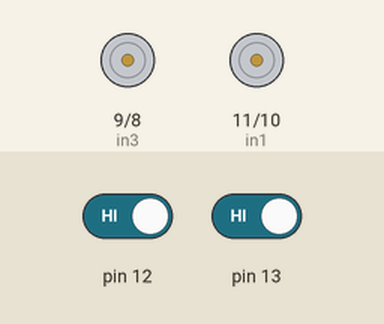
Bench run of a sketch on a simulated Arduino Uno, built with avr-gcc and run on an emulated ATmega328P. Parts: motor-driver pin pairs drawn as motors (green arrow = first pin HIGH = forward, orange = second pin HIGH = backward, longer = more drive). The test bench sets the inputs (shaded band); at power-on: pin 12 HIGH, pin 13 HIGH.

Above: at 1.2 s.
1.3 s: pin 12 driven LOW and pin 13 driven LOW
At 1.6 s:
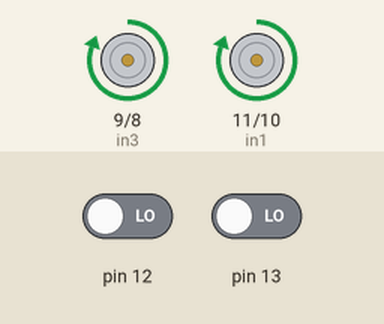
Timing chart, 0 to 4.3 s (numbered marks = the images above; inputs shaded):
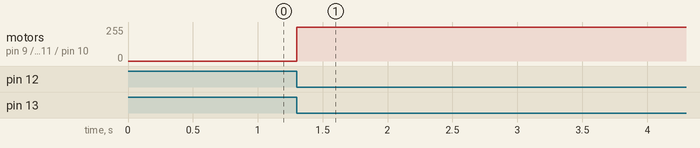

The sketch:

sketch_feb18a.ino
```cpp
void setup() {
  // put your setup code here, to run once:
pinMode(13,INPUT);
pinMode(12,INPUT);

pinMode(11,OUTPUT);  //in1
pinMode(10,OUTPUT); //in2
pinMode(9,OUTPUT); //in3
pinMode(8,OUTPUT); //in4
}

void loop() {
  // put your main code here, to run repeatedly:
int val;
int ret;

ret = digitalRead(13);
val = digitalRead(12);

  if(ret==LOW && val==LOW){

    //in1 -- 11 =HIGH; in3 -- 9 = HIGH
    digitalWrite(11,HIGH);
    digitalWrite(10,LOW);
    digitalWrite(9,HIGH);
    digitalWrite(8,LOW);

    }

}
```

Measured:
- after the input at 1.3 s, motor on pin 9 (in3) / pin 8 (in4), motor on pin 11 (in1) / pin 10 (in2): stopped → forward 255/255 at once
